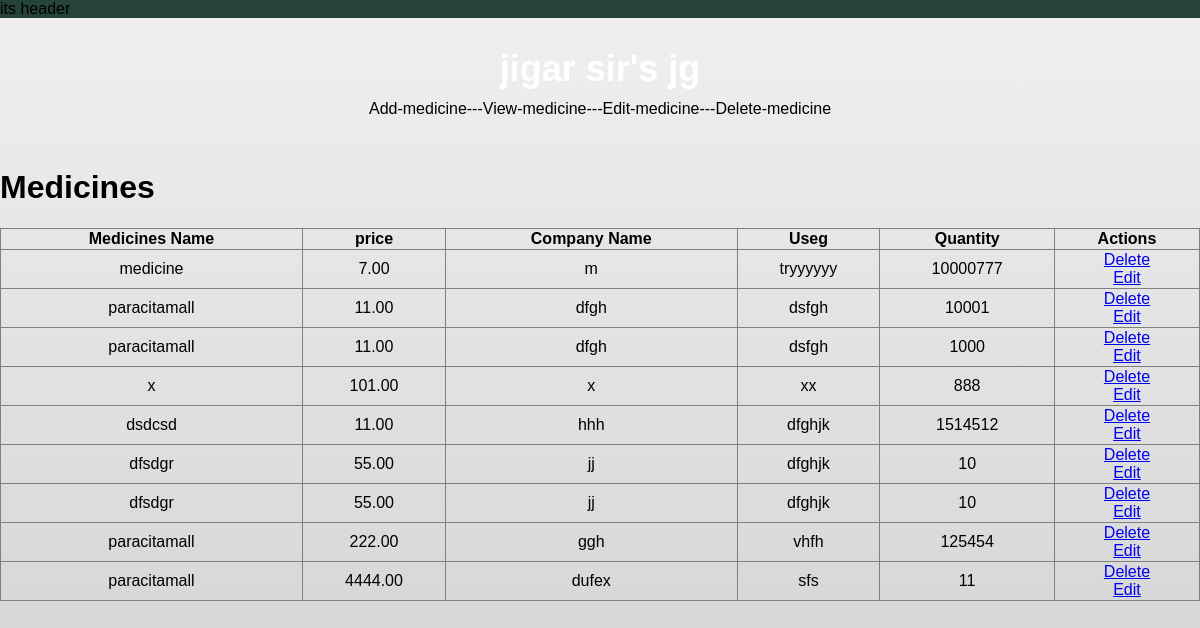
The app's page /view-medicines/ (signed in) with its own data.
### myapp/models.py (models this page shows, shortened)
class Medicine(models.Model):
    manager=models.ForeignKey(PharmacyManager,on_delete=models.CASCADE)
    medicine_name = models.CharField(max_length=255)
    price = models.DecimalField(max_digits=10, decimal_places=2)  # Decimal field for price
    company = models.CharField(max_length=255)
    use = models.TextField()
    quantity = models.IntegerField(default=0)

### myapp/views.py (the view)
# urls.py: path('view-medicines/',views.view_medicines,name='view-medicines'),
def view_medicines(request):
   manager=PharmacyManager.objects.get(email=request.session['email'])
   medicines1=Medicine.objects.filter(manager=manager)
   return render(request,'view-medicines.html',{'medicines1':medicines1})

### myapp/templates/view-medicines.html (shortened to what this page needs)
{% extends 'header.html' %}
{% load static %}
{% block content %}
<!DOCTYPE html>
<html lang="en">
<head>
  {% load static %}
  <link rel="stylesheet" href="{% static 'css/view-medicines.css' %}">
</head>
<body>
  <div class="main">
    <marquee class="marq" bgcolor="Green"
              direction="left" loop="">
      <div class="geek1">
      </div>
      <div class="geek2">
        Add-medicine---View-medicine---Edit-medicine---Delete-medicine
      </div>
    </marquee>
  </div>
  <h1>Medicines</h1>
  <table border="1px solid black" class="responsive-centered-table" style="width: 100%; padding: 10px; border-collapse: collapse;">
    <thead>
      <tr>
        <th>Medicines Name</th>
        <th>price</th>
        <th>Company Name</th>
        <th>Useg</th>
        <th>Quantity</th>
        <th>Actions</th>
      </tr>
    </thead>
    <tbody>
      {% for i in medicines1 %}
      <tr align="center">
        <td>{{ i.medicine_name }}</td>
        <td>{{ i.price }}</td>
        <td>{{ i.company }}</td>
        <td>{{ i.use }}</td>
        <td>{{ i.quantity }}</td>
        <td>
          <a href="{% url 'delete' pk=i.pk %}" onclick="return confirm('Are you sure you want to delete this medicine?');" >Delete</a> <br>
          <a href="{% url 'edit' pk=i.pk %}" >Edit</a>
        </td>
      </tr>
      {% endfor %}
    </tbody>
  </table>
</body>
</html>
{% endblock %}

### myapp/templates/header.html (shortened to what this page needs)
{% load static %}
<!DOCTYPE html>
<html lang="en">
<head>
    <link rel="stylesheet" href="{% static 'css/header.css' %}">
</head>
<body>
    <header>
        its header
    </header>
    {% block content %}
    {% endblock %}
</body>
</html>

### myapp/static/css/header.css (style rules this page uses)
header { width: 100%; display: flex; flex-wrap: wrap; background-color: #254336; }

### myapp/static/css/view-medicines.css (style rules this page uses)
.main { text-align: center; }
.marq { padding-top: 30px; padding-bottom: 30px; }
.geek1 { font-size: 36px; font-weight: bold; color: white; padding-bottom: 10px; }
body { font-family: Arial, sans-serif; margin: 0; padding: 0; height: 100vh; background: linear-gradient(to bottom, #f0f0f0 0%, #e0e0e0 50%, #d0d0d0 100%); }

### records on screen
Medicine: medicine_name "medicine", price "7.00", company "m", use "tryyyyyy", quantity "10000777"
Medicine: medicine_name "paracitamall", price "11.00", company "dfgh", use "dsfgh", quantity "10001"
Medicine: medicine_name "paracitamall", price "11.00", company "dfgh", use "dsfgh", quantity "1000"
Medicine: medicine_name "x", price "101.00", company "x", use "xx", quantity "888"
Medicine: medicine_name "dsdcsd", price "11.00", company "hhh", use "dfghjk", quantity "1514512"
Medicine: medicine_name "dfsdgr", price "55.00", company "jj", use "dfghjk", quantity "10"
Medicine: medicine_name "dfsdgr", price "55.00", company "jj", use "dfghjk", quantity "10"
Medicine: medicine_name "paracitamall", price "222.00", company "ggh", use "vhfh", quantity "125454"
Medicine: medicine_name "paracitamall", price "4444.00", company "dufex", use "sfs", quantity "11"
